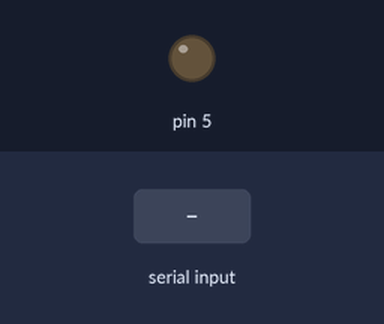
Bench run of a sketch on a simulated Arduino Uno, built with avr-gcc and run on an emulated ATmega328P. Parts: output pins drawn as LEDs (lit = HIGH). The test bench sets the inputs (shaded band).

Above: at 1.0 s.
1.1 s: byte 1 (1) received over Serial
At 2.3 s:
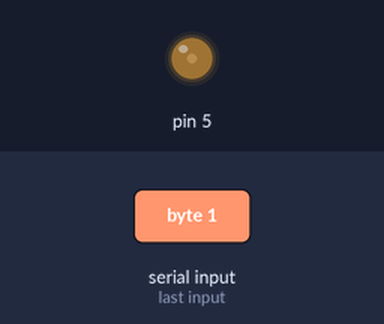
2.7 s: byte 2 (2) received over Serial
At 3.5 s:
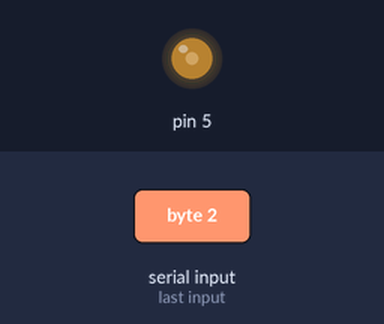
4.2 s: byte 3 (3) received over Serial
At 4.6 s:
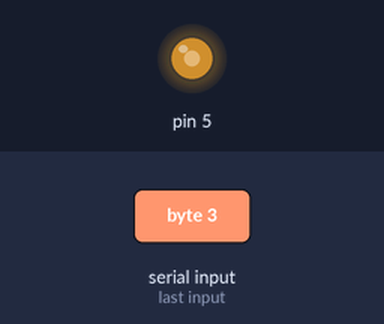
5.7 s: byte 4 (4) received over Serial
At 7.0 s:
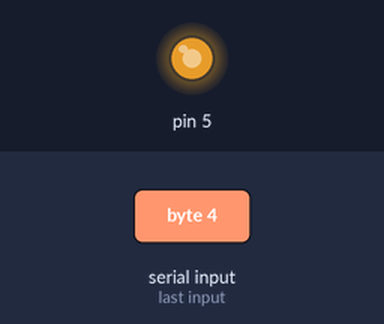
Timing chart, 0 to 8.2 s (numbered marks = the images above; inputs shaded):
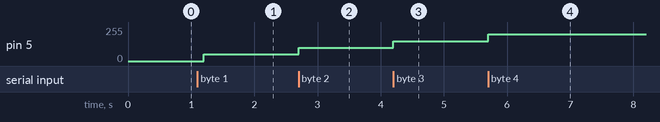

Measured:
- after the input at 1.1 s, pin 5: 0/255 → 50/255 after 0.10 s
- after the input at 2.7 s, pin 5: 50/255 → 100/255 at once
- after the input at 4.2 s, pin 5: 100/255 → 150/255 at once
- after the input at 5.7 s, pin 5: 150/255 → 200/255 at once

The sketch:

Ex2.ino
```cpp
void setup() {
  Serial.begin(9600);
  pinMode(5, OUTPUT);
  while (Serial.available() <= 0) {
    delay(300);              // wait 1/3 second
  }
}

void loop() {
  while (Serial.available() > 0) {
    // read the incoming byte:
    int inByte = Serial.read();
    switch (inByte) {
      case 0:
        analogWrite(5, 0);
        break;
      case 1:
        analogWrite(5, 50);
        break;
      case 2:
        analogWrite(5, 100);
        break;

      case 3:
        analogWrite(5, 150);
        break;
      case 4:
        analogWrite(5, 200);
        break;
      case 5:
        analogWrite(5, 250);
        break;
    }
  }
}
```
